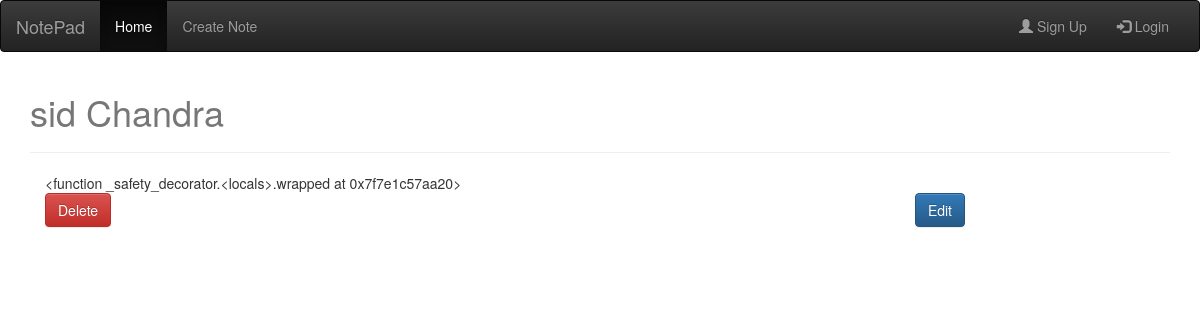
Screenshot of /sid-chandra/ with the database file from the repository.
### Note/models.py (models this page shows, shortened)
class Note(models.Model):
	title=models.CharField(max_length=100)
	content=models.TextField()
	user=models.ForeignKey(settings.AUTH_USER_MODEL,default=1)
	slug=models.SlugField(unique=True)
	updated=models.DateTimeField(auto_now=True,auto_now_add=False)
	timestamp=models.DateTimeField(auto_now=False,auto_now_add=True)
	publish=models.DateField(auto_now=False,auto_now_add=False)
	def get_absolute_url_edit(self):
		return reverse("notes:update",kwargs={"slug": self.slug})
	def get_absolute_url_del(self):
		return reverse("notes:delete",kwargs={"slug": self.slug})
	class Meta:
		ordering=["timestamp"]
	def get_markdown(self):
		content=self.content
		markdown_text= markdown(content)
		return mark_safe(markdown_text)

### Note/views.py (the view)
# urls.py: url(r'^(?P<slug>[\w-]+)/$',note_detail,name='detail'),
def note_detail(request,slug=None):
	instance=get_object_or_404(Note,slug=slug)
	context={
		"title":instance.title,
		"instance":instance,
	}
	return render(request,"note_detail.html",context)

### template/note_detail.html (shortened to what this page needs)
{% extends "base.html" %}
{% block content %}
<div class='col-sm-6-sm-offset-3'>
<h1>{{title}}</h1><hr/>
<div class="col-sm-10">
	<div class='content-markdown'>
		{{instance.get_markdown}}
	</div>
	<a href="{{instance.get_absolute_url_del}}"class=" btn btn-danger" role="button">Delete</a>
	<a href="{{instance.get_absolute_url_edit}}"class=" pull-right btn btn-primary" role="button">Edit</a>
</div>
{% endblock content %}

### static/css.css (style rules this page uses)
h1 { color:#777777; }

### rows the page displays
Note: title "sid Chandra", get_markdown "<function _safety_decorator.<locals>.wrapped at 0x7f7e1c57aa20>"
